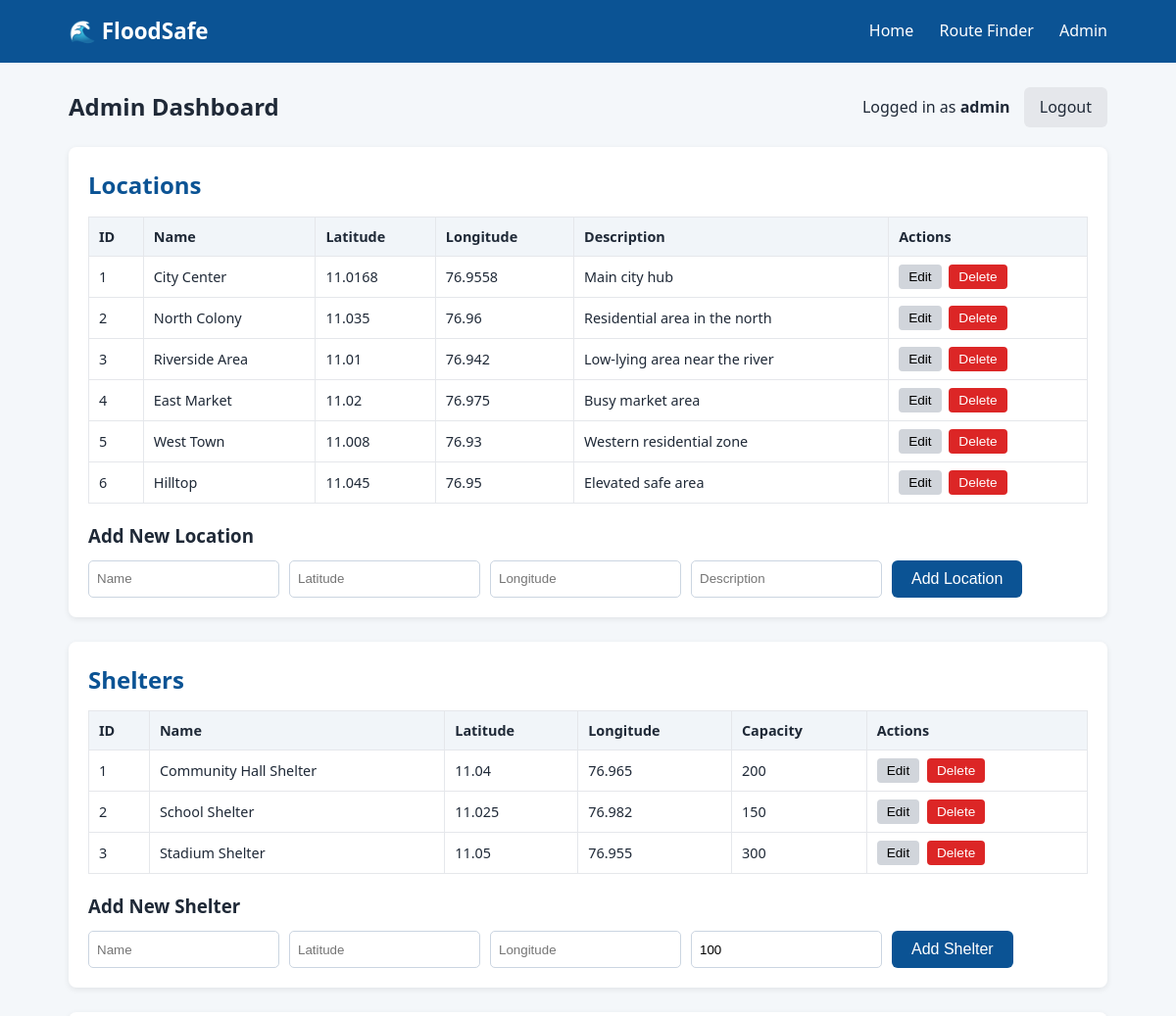
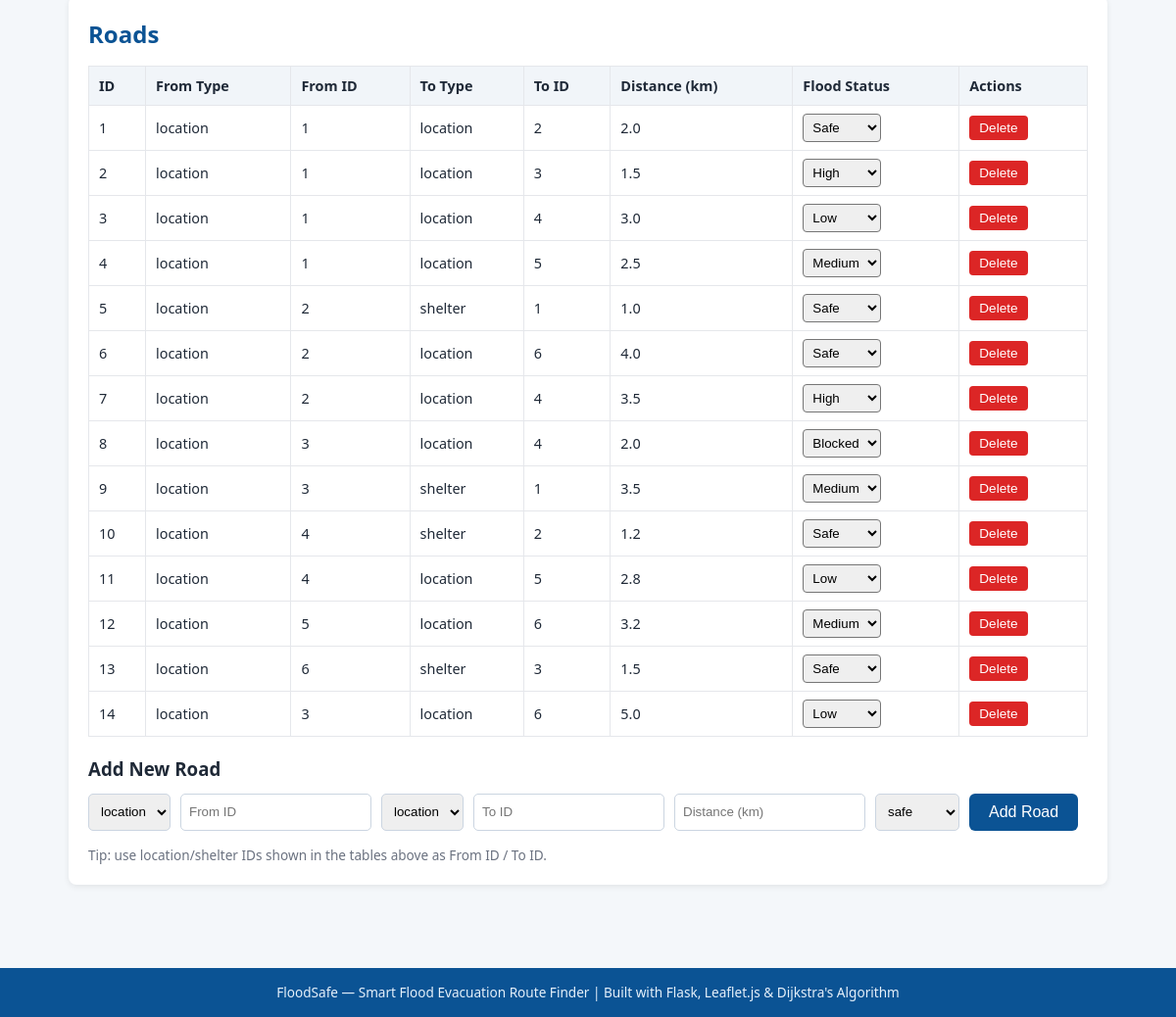
The page /admin/dashboard (signed in) on the database its author committed (2 pictures, top to bottom).
### tables this page shows
CREATE TABLE locations (
            id INTEGER PRIMARY KEY AUTOINCREMENT,
            name TEXT NOT NULL,
            latitude REAL NOT NULL,
            longitude REAL NOT NULL,
            description TEXT
        );

CREATE TABLE shelters (
            id INTEGER PRIMARY KEY AUTOINCREMENT,
            name TEXT NOT NULL,
            latitude REAL NOT NULL,
            longitude REAL NOT NULL,
            capacity INTEGER DEFAULT 100
        );

CREATE TABLE roads (
            id INTEGER PRIMARY KEY AUTOINCREMENT,
            from_type TEXT NOT NULL,
            from_id INTEGER NOT NULL,
            to_type TEXT NOT NULL,
            to_id INTEGER NOT NULL,
            distance_km REAL NOT NULL,
            flood_status TEXT NOT NULL DEFAULT 'safe'
        );

### app.py (the view)
@app.route("/admin/dashboard")
def admin_dashboard():
    if not is_logged_in():
        return redirect(url_for("admin_login"))
    return render_template(
        "admin_dashboard.html",
        locations=models.get_all_locations(),
        shelters=models.get_all_shelters(),
        roads=models.get_all_roads(),
        username=session.get("admin_username"),
    )

### app.py (called while the page is built)
def is_logged_in():
    return session.get("admin_logged_in", False)

### database/models.py (called while the page is built)
def get_db_connection():
    conn = sqlite3.connect(DB_PATH)
    conn.row_factory = sqlite3.Row
    conn.execute("PRAGMA foreign_keys = ON")
    return conn

def get_all_locations():
    conn = get_db_connection()
    rows = conn.execute("SELECT * FROM locations ORDER BY id").fetchall()
    conn.close()
    return [dict(r) for r in rows]

def get_all_shelters():
    conn = get_db_connection()
    rows = conn.execute("SELECT * FROM shelters ORDER BY id").fetchall()
    conn.close()
    return [dict(r) for r in rows]

def get_all_roads():
    conn = get_db_connection()
    rows = conn.execute("SELECT * FROM roads ORDER BY id").fetchall()
    conn.close()
    return [dict(r) for r in rows]

### templates/admin_dashboard.html (shortened to what this page needs)
{% extends "base.html" %}
{% block content %}
<section class="dashboard-section">
    <div class="dashboard-header">
        <h1>Admin Dashboard</h1>
        <div>
            <span>Logged in as <strong>{{ username }}</strong></span>
            <a href="{{ url_for('admin_logout') }}" class="btn-secondary">Logout</a>
        </div>
    </div>
    <div class="dashboard-block">
        <h2>Locations</h2>
        <table class="admin-table" id="locationsTable">
            <thead>
                <tr><th>ID</th><th>Name</th><th>Latitude</th><th>Longitude</th><th>Description</th><th>Actions</th></tr>
            </thead>
            <tbody>
                {% for loc in locations %}
                <tr data-id="{{ loc.id }}">
                    <td>{{ loc.id }}</td>
                    <td class="f-name">{{ loc.name }}</td>
                    <td class="f-lat">{{ loc.latitude }}</td>
                    <td class="f-lng">{{ loc.longitude }}</td>
                    <td class="f-desc">{{ loc.description or "" }}</td>
                    <td>
                        <button class="btn-small edit-location">Edit</button>
                        <button class="btn-small btn-danger delete-location">Delete</button>
                    </td>
                </tr>
                {% endfor %}
            </tbody>
        </table>
        <h3>Add New Location</h3>
        <form id="addLocationForm" class="inline-form">
            <input type="text" name="name" placeholder="Name" required>
            <input type="number" step="any" name="latitude" placeholder="Latitude" required>
            <input type="number" step="any" name="longitude" placeholder="Longitude" required>
            <input type="text" name="description" placeholder="Description">
            <button type="submit" class="btn-primary">Add Location</button>
        </form>
    </div>
    <div class="dashboard-block">
        <h2>Shelters</h2>
        <table class="admin-table" id="sheltersTable">
            <thead>
                <tr><th>ID</th><th>Name</th><th>Latitude</th><th>Longitude</th><th>Capacity</th><th>Actions</th></tr>
            </thead>
            <tbody>
                {% for s in shelters %}
                <tr data-id="{{ s.id }}">
                    <td>{{ s.id }}</td>
                    <td class="f-name">{{ s.name }}</td>
                    <td class="f-lat">{{ s.latitude }}</td>
                    <td class="f-lng">{{ s.longitude }}</td>
                    <td class="f-capacity">{{ s.capacity }}</td>
                    <td>
                        <button class="btn-small edit-shelter">Edit</button>
                        <button class="btn-small btn-danger delete-shelter">Delete</button>
                    </td>
                </tr>
                {% endfor %}
            </tbody>
        </table>
        <h3>Add New Shelter</h3>
        <form id="addShelterForm" class="inline-form">
            <input type="text" name="name" placeholder="Name" required>
            <input type="number" step="any" name="latitude" placeholder="Latitude" required>
            <input type="number" step="any" name="longitude" placeholder="Longitude" required>
            <input type="number" name="capacity" placeholder="Capacity" value="100">
            <button type="submit" class="btn-primary">Add Shelter</button>
        </form>
    </div>
    <div class="dashboard-block">
        <h2>Roads</h2>
        <table class="admin-table" id="roadsTable">
            <thead>
                <tr>
                    <th>ID</th><th>From Type</th><th>From ID</th><th>To Type</th><th>To ID</th>
                    <th>Distance (km)</th><th>Flood Status</th><th>Actions</th>
                </tr>
            </thead>
            <tbody>
                {% for r in roads %}
                <tr data-id="{{ r.id }}">
                    <td>{{ r.id }}</td>
                    <td class="f-from-type">{{ r.from_type }}</td>
                    <td class="f-from-id">{{ r.from_id }}</td>
                    <td class="f-to-type">{{ r.to_type }}</td>
                    <td class="f-to-id">{{ r.to_id }}</td>
                    <td class="f-distance">{{ r.distance_km }}</td>
                    <td>
                        <select class="status-select flood-status-{{ r.flood_status }}">
                            <option value="safe" {% if r.flood_status == 'safe' %}selected{% endif %}>Safe</option>
                            <option value="low" {% if r.flood_status == 'low' %}selected{% endif %}>Low</option>
                            <option value="medium" {% if r.flood_status == 'medium' %}selected{% endif %}>Medium</option>
                            <option value="high" {% if r.flood_status == 'high' %}selected{% endif %}>High</option>
                            <option value="blocked" {% if r.flood_status == 'blocked' %}selected{% endif %}>Blocked</option>
                        </select>
                    </td>
                    <td>
                        <button class="btn-small btn-danger delete-road">Delete</button>
                    </td>
                </tr>
                {% endfor %}
            </tbody>
        </table>
        <h3>Add New Road</h3>
        <form id="addRoadForm" class="inline-form">
            <select name="from_type" required>
                <option value="location">location</option>
            </select>
            <input type="number" name="from_id" placeholder="From ID" required>
            <select name="to_type" required>
                <option value="location">location</option>
            </select>
            <input type="number" name="to_id" placeholder="To ID" required>
            <input type="number" step="any" name="distance_km" placeholder="Distance (km)" required>
            <select name="flood_status">
                <option value="safe">safe</option>
            </select>
            <button type="submit" class="btn-primary">Add Road</button>
        </form>
        <p class="hint-text">
            Tip: use location/shelter IDs shown in the tables above as From ID / To ID.
        </p>
    </div>
</section>
{% endblock %}

### templates/base.html (shortened to what this page needs)
<!DOCTYPE html>
<html lang="en">
<head>
<link rel="stylesheet" href="{{ url_for('static', filename='css/style.css') }}">
</head>
<body>
<nav class="navbar">
    <div class="nav-container">
        <a href="{{ url_for('home') }}" class="nav-logo">🌊 FloodSafe</a>
        <div class="nav-links">
            <a href="{{ url_for('home') }}">Home</a>
            <a href="{{ url_for('route_finder') }}">Route Finder</a>
            <a href="{{ url_for('admin_dashboard') }}">Admin</a>
        </div>
    </div>
</nav>
<main class="main-content">
    {% block content %}{% endblock %}
</main>
<footer class="footer">
    <p>FloodSafe &mdash; Smart Flood Evacuation Route Finder | Built with Flask, Leaflet.js &amp; Dijkstra's Algorithm</p>
</footer>
</body>
</html>

### static/css/style.css (style rules this page uses)
* { margin: 0; padding: 0; box-sizing: border-box; }
body { font-family: 'Segoe UI', Arial, sans-serif; background-color: #f4f7fa; color: #1f2937; line-height: 1.6; }
.main-content { max-width: 1100px; margin: 0 auto; padding: 25px 20px 60px 20px; min-height: calc(100vh - 140px); }
.navbar { background-color: #0b5394; color: white; padding: 14px 0; }
.nav-container { max-width: 1100px; margin: 0 auto; display: flex; justify-content: space-between; align-items: center; padding: 0 20px; }
.nav-logo { color: white; font-size: 1.4rem; font-weight: bold; text-decoration: none; }
.nav-links a { color: white; text-decoration: none; margin-left: 22px; font-weight: 500; }
.footer { background-color: #0b5394; color: #e5f0fa; text-align: center; padding: 14px 10px; font-size: 0.85rem; }
.btn-primary { background-color: #0b5394; color: white; border: none; padding: 10px 20px; border-radius: 6px; font-size: 1rem; cursor: pointer; text-decoration: none; display: inline-block; }
.btn-secondary { background-color: #e5e7eb; color: #1f2937; border: none; padding: 8px 16px; border-radius: 6px; text-decoration: none; margin-left: 10px; display: inline-block; }
.btn-small { padding: 5px 10px; font-size: 0.85rem; border: none; border-radius: 4px; cursor: pointer; background-color: #d1d5db; margin-right: 4px; }
.btn-danger { background-color: #dc2626; color: white; }
.hint-text { margin-top: 14px; font-size: 0.85rem; color: #6b7280; }
.dashboard-header { display: flex; justify-content: space-between; align-items: center; margin-bottom: 20px; }
.dashboard-block { background: white; padding: 20px; border-radius: 8px; box-shadow: 0 2px 6px rgba(0,0,0,0.08); margin-bottom: 25px; }
.dashboard-block h2 { margin-bottom: 12px; color: #0b5394; }
.dashboard-block h3 { margin: 18px 0 10px 0; }
.admin-table { width: 100%; border-collapse: collapse; font-size: 0.9rem; }
.admin-table th, .admin-table td { border: 1px solid #e5e7eb; padding: 8px 10px; text-align: left; }
.admin-table th { background-color: #f1f5f9; }
.inline-form { display: flex; flex-wrap: wrap; gap: 10px; }
.inline-form input, .inline-form select { padding: 8px; border-radius: 5px; border: 1px solid #cbd5e1; }
.status-select { padding: 5px; border-radius: 4px; }

### rows shown on the page
locations: id "1", name "City Center", latitude "11.0168", longitude "76.9558", description "Main city hub"
locations: id "2", name "North Colony", latitude "11.035", longitude "76.96", description "Residential area in the north"
locations: id "3", name "Riverside Area", latitude "11.01", longitude "76.942", description "Low-lying area near the river"
locations: id "4", name "East Market", latitude "11.02", longitude "76.975", description "Busy market area"
locations: id "5", name "West Town", latitude "11.008", longitude "76.93", description "Western residential zone"
locations: id "6", name "Hilltop", latitude "11.045", longitude "76.95", description "Elevated safe area"
shelters: id "1", name "Community Hall Shelter", latitude "11.04", longitude "76.965", capacity "200"
shelters: id "2", name "School Shelter", latitude "11.025", longitude "76.982", capacity "150"
shelters: id "3", name "Stadium Shelter", latitude "11.05", longitude "76.955", capacity "300"
roads: id "1", from_type "location", from_id "1", to_type "location", to_id "2", distance_km "2.0", flood_status "Safe"
roads: id "2", from_type "location", from_id "1", to_type "location", to_id "3", distance_km "1.5", flood_status "High"
roads: id "3", from_type "location", from_id "1", to_type "location", to_id "4", distance_km "3.0", flood_status "Low"
roads: id "4", from_type "location", from_id "1", to_type "location", to_id "5", distance_km "2.5", flood_status "Medium"
roads: id "5", from_type "location", from_id "2", to_type "shelter", to_id "1", distance_km "1.0", flood_status "Safe"
roads: id "6", from_type "location", from_id "2", to_type "location", to_id "6", distance_km "4.0", flood_status "Safe"
roads: id "7", from_type "location", from_id "2", to_type "location", to_id "4", distance_km "3.5", flood_status "High"
roads: id "8", from_type "location", from_id "3", to_type "location", to_id "4", distance_km "2.0", flood_status "Blocked"
roads: id "9", from_type "location", from_id "3", to_type "shelter", to_id "1", distance_km "3.5", flood_status "Medium"
roads: id "10", from_type "location", from_id "4", to_type "shelter", to_id "2", distance_km "1.2", flood_status "Safe"
roads: id "11", from_type "location", from_id "4", to_type "location", to_id "5", distance_km "2.8", flood_status "Low"
roads: id "12", from_type "location", from_id "5", to_type "location", to_id "6", distance_km "3.2", flood_status "Medium"
roads: id "13", from_type "location", from_id "6", to_type "shelter", to_id "3", distance_km "1.5", flood_status "Safe"
roads: id "14", from_type "location", from_id "3", to_type "location", to_id "6", distance_km "5.0", flood_status "Low"

### other values the page prints
{{ username }} "admin"
